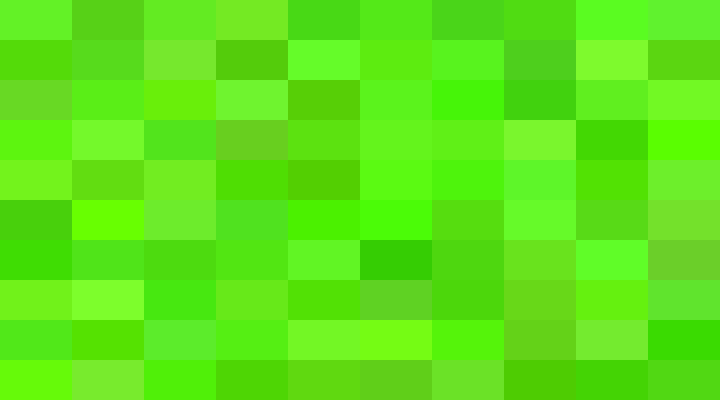
Frame 1 (no input)
Frame 60 (no input): identical to frame 1, image omitted
Frame 120 (the mouse pressed at the canvas centre since frame 60): identical to frame 1, image omitted

The p5.js sketch that drew this single still picture (run headless with seeded random() and noise() and a simulated clock; from frame 60 on, the mouse is pressed at the canvas centre):

// p5.js sketch
// ── sketch.js
let color1 = 0;

function setup() {
  createCanvas(720, 400);
  colorMode(HSB);
  noStroke();
  //stroke(0);

  let hueStart = 100;
  let variation = 5;

  let brickW = 72;
  let brickH = 40;

  for (let x=0; x<width; x+=brickW) {
    for (let y=0; y<height; y+=brickH) {
      fill(hueStart + random(-variation, variation), random(80, 100), random(80, 100));
      rect(x, y, brickW, brickH);
    }
  }
}

function draw() {
}
